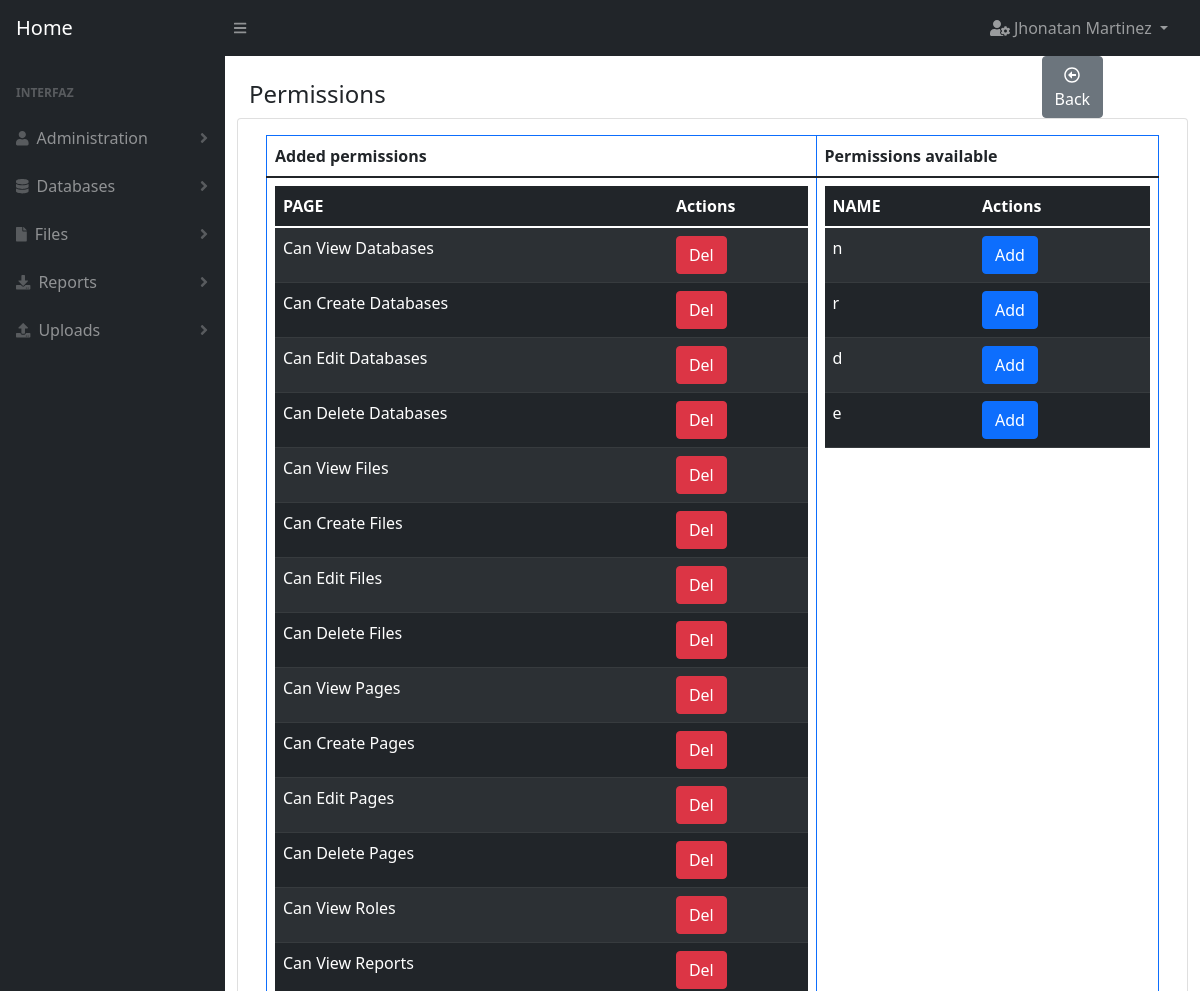
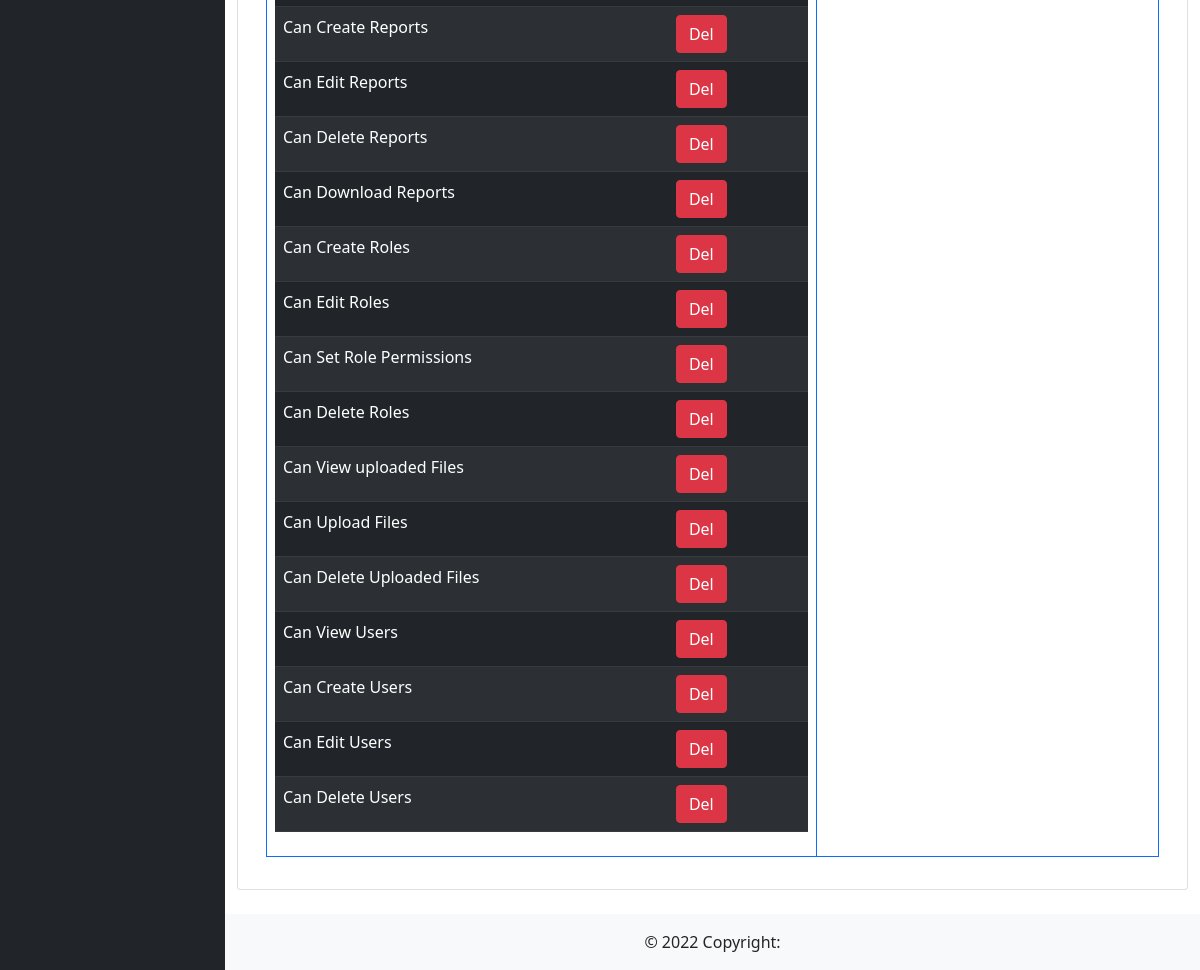
Screenshot of /permission/edit/1 (signed in) with the database file from the repository (2 pictures, top to bottom).
### user/models.py (models this page shows)
class User(db.Model):
    __tablename__ = 'users'
    id = db.Column(db.Integer, primary_key=True)
    full_name = db.Column(db.String(100))
    email = db.Column(db.String(100), unique=True)
    password = db.Column(db.String(100))
    is_admin = db.Column(db.Boolean)
    role_id = db.Column(db.Integer, db.ForeignKey('roles.id'), nullable=True)
    created_at = db.Column(db.DateTime, default=datetime.datetime.now)

### permission/models.py (models this page shows)
class Permission(db.Model):
    __tablename__ = 'permissions'
    id = db.Column(db.Integer, primary_key=True)
    role_id = db.Column(db.Integer, db.ForeignKey('roles.id'))
    page_id = db.Column(db.Integer, db.ForeignKey('pages.id'))
    created_at = db.Column(db.DateTime, default=datetime.datetime.now)

### page/models.py (models this page shows)
class Page(db.Model):
    __tablename__ = 'pages'
    id = db.Column(db.Integer, primary_key=True)
    route = db.Column(db.String(100), unique=True)
    name = db.Column(db.String(500))
    created_at = db.Column(db.DateTime, default=datetime.datetime.now)
    permissions = db.relationship('Permission', cascade='all, delete', backref='page')

### permission/routes.py (the view, shortened to what this page needs)
@permission.route(routes["edit"], methods=['GET', 'POST'])
@decorator(page=pages["edit"], url=pages["index"])
def edit(id=0):
    try:
        show_columns_pages = ['id', 'name']
        result = db.session.query(models.Permission, Role, Page).join(Role, Page).filter(Role.id == id).all()
        permissions_, pages_in = [], []
        for permission_, role, page in result:
            permissions_.append({"id": permission_.id, "page": page.name})
            pages_in.append(page.id)
        pages_ = Page.query.filter(Page.id.not_in(pages_in)).all()
        return render_template(templates["edit"], object_list=[permissions_, organize_data(pages_, show_columns_pages)])
    except Exception as exc:
        return show_error(pages["index"] + ': ' + str(exc))

### utils/auth.py (called while the page is built)
def has_permission(page):
    can_enter = False
    try:
        user = User.query.get(session['user_id'])
        if user.is_admin:
            can_enter = True
        else:
            page_id = Page.query.filter(Page.route == page).first().id
            permissions = Permission.query.filter_by(role_id=user.role_id, page_id=page_id).first()
            if permissions is not None:
                can_enter = True
    except Exception as exc:
        error_message = 'permission.queries.has_permission: ' + str(exc)
        print(error_message)
    finally:
        return can_enter

def decorator(page, url='index'):
    def _permissions(function):
        @wraps(function)
        def new_function(*args, **kwargs):
            if not has_permission(page=page):
                return show_message(id=1,
                                    url=url)
            return function(*args, **kwargs)
        return new_function
    return _permissions

### utils/main_functions.py (called while the page is built)
def organize_data(data_model, show_columns):
    object_list = []
    try:
        for row in data_model:
            dictionary = dict((column, getattr(row, column)) for column in row.__table__.columns.keys())
            delete_columns = []
            for key in dictionary.keys():
                if key not in show_columns:
                    delete_columns.append(key)
            for column in delete_columns:
                dictionary.pop(column)
            object_list.append(dictionary)
    except Exception as exc:
        error_message = __this + inspect.stack()[0][3] + ': ' + str(exc)
        print(error_message)
    finally:
        return object_list

### templates/permission/edit.html (shortened to what this page needs)
{% extends 'base/base.html' %}
{% block title%}
Permissions
{% endblock%}
{% block button1%}
<button type="button" class="btn btn-secondary" onclick="window.location.href='{{ url_for('role.index') }}'">
    <i class="far fa-arrow-alt-circle-left"></i>Back
</button>
{% endblock%}
{% block content %}
    <table class="table table-bordered border-primary">
        <thead>
            <tr>
                <th>Added permissions</th>
                <th>Permissions available</th>
            </tr>
        </thead>
        <tbody>
            <tr>
                <td>
                    {% if object_list.0%}
                    <table class="table table-dark table-striped">
                        <thead>
                            <tr>
                                {% for key in object_list.0.0 %}
                                    {% if key != 'id'%}
                                        <th>
                                            {{key.upper()}}
                                        </th>
                                    {% endif %}
                                {% endfor %}
                                <th>Actions</th>
                            </tr>
                        </thead>
                        <tbody>
                            <form action="" method="post">
                                {% for row in object_list.0 %}
                                <tr>
                                {% for key, value in row.items() %}
                                    {% if key != 'id'%}
                                    <td>
                                        {{value}}
                                    </td>
                                    {% endif %}
                                {% endfor %}
                                    <td>
                                        <button type="submit" name="submit_param" value="del.{{row.id}}" class="btn btn-danger">
                                            Del
                                        </button>
                                    </td>
                                </tr>
                                {% endfor %}
                            </form>
                        </tbody>
                    </table>
                    {% else %}
                        No records
                    {% endif %}
                </td>
                <td>
                    {% if object_list.1%}
                    <table class="table table-dark table-striped">
                        <thead>
                            <tr>
                                {% for key in object_list.1.0 %}
                                    {% if key != 'id'%}
                                        <th>
                                            {{key.upper()}}
                                        </th>
                                    {% endif %}
                                {% endfor %}
                                <th>Actions</th>
                            </tr>
                        </thead>
                        <tbody>
                            <form action="" method="post">
                                {% for row in object_list.1 %}
                                <tr>
                                {% for key, value in row.items() %}
                                    {% if key != 'id'%}
                                    <td>
                                        {{value}}
                                    </td>
                                    {% endif %}
                                {% endfor %}
                                    <td>
                                        <button type="submit" name="submit_param" value="add.{{row.id}}" class="btn btn-primary">
                                            Add
                                        </button>
                                    </td>
                                </tr>
                                {% endfor %}
                            </form>
                        </tbody>
                    </table>
                    {% else %}
                        No records
                    {% endif %}
                </td>
            </tr>
        </tbody>
    </table>
{% endblock %}

### templates/base/base.html (shortened to what this page needs)
<!DOCTYPE html>
<html lang="es">
<head>
    <link rel='stylesheet' href= "{{url_for('static', filename='css/styles.css')}}"/>
    <link rel='stylesheet' href= "{{url_for('static', filename='css/bootstrap.min.css')}}">
</head>
<body >
    <nav class="sb-topnav navbar navbar-expand navbar-dark bg-dark">
        <a class="navbar-brand ps-3" href="{{ url_for('index') }}">Home</a>
        <button class="btn btn-link btn-sm order-1 order-lg-0 me-4 me-lg-0" id="sidebarToggle" href="#"><i class="fas fa-bars"></i></button>
        <ul class="navbar-nav ms-auto ms-md-0 me-3 me-lg-4">
            <li class="nav-item dropdown">
                <a class="nav-link dropdown-toggle" id="navbarDropdown" href="#" role="button" data-bs-toggle="dropdown" aria-expanded="false">
                    <i class="fas fa-user-cog"></i> {{session['user']}}
                </a>
            </li>
        </ul>
    </nav>
    <div id="layoutSidenav">
        <div id="layoutSidenav_nav">
            <nav class="sb-sidenav accordion sb-sidenav-dark" id="sidenavAccordion">
                <div class="sb-sidenav-menu">
                    <div class="nav">
                        <div class="sb-sidenav-menu-heading">Interfaz</div>
                         <a class="nav-link collapsed" href="#" data-bs-toggle="collapse" data-bs-target="#collapseUsers" aria-expanded="false" aria-controls="collapseLayouts">
                            <div class="sb-nav-link-icon"><i class="fa fa-user"></i></div>
                            Administration
                            <div class="sb-sidenav-collapse-arrow"><i class="fas fa-angle-down"></i></div>
                        </a>
                        <a class="nav-link collapsed" href="#" data-bs-toggle="collapse" data-bs-target="#collapseDataBases" aria-expanded="false" aria-controls="collapseLayouts">
                            <div class="sb-nav-link-icon"><i class="fa fa-database"></i></div>
                            Databases
                            <div class="sb-sidenav-collapse-arrow"><i class="fas fa-angle-down"></i></div>
                        </a>
                         <a class="nav-link collapsed" href="#" data-bs-toggle="collapse" data-bs-target="#collapseFiles" aria-expanded="false" aria-controls="collapseLayouts">
                            <div class="sb-nav-link-icon"><i class="fa fa-file"></i></div>
                            Files
                            <div class="sb-sidenav-collapse-arrow"><i class="fas fa-angle-down"></i></div>
                        </a>
                        <a class="nav-link collapsed" href="#" data-bs-toggle="collapse" data-bs-target="#collapseReports" aria-expanded="false" aria-controls="collapseLayouts">
                            <div class="sb-nav-link-icon"><i class="fas fa-download"></i></div>
                            Reports
                            <div class="sb-sidenav-collapse-arrow"><i class="fas fa-angle-down"></i></div>
                        </a>
                        <a class="nav-link collapsed" href="#" data-bs-toggle="collapse" data-bs-target="#collapseUploads" aria-expanded="false" aria-controls="collapseLayouts">
                            <div class="sb-nav-link-icon"><i class="fas fa-upload"></i></div>
                            Uploads
                            <div class="sb-sidenav-collapse-arrow"><i class="fas fa-angle-down"></i></div>
                        </a>
                    </div>
                </div>
            </nav>
        </div>
        <div id="layoutSidenav_content">
            <main>
                <div class="container-fluid px-4">
                    <div class="row">
                        <div class="col-10">
                            <h4 class="mt-4">
                                {% block title %}{% endblock %}
                            </h4>
                        </div>
                        <div class="col-1">
                        {% block button1 %}
                        {% endblock %}
                        </div>
                        <div class="col-1">
                        </div>
                    </div>
                    <div class="row">
                        <div class="card mb-4">
                            <div class="card-body">
                            {% block content %}{% endblock %}
                            </div>
                        </div>
                    </div>
                </div>
            </main>
            <footer class="bg-light text-center text-lg-start">
                <div class="text-center p-3" style="background-color: rgba(0, 0, 0, 0);">
                  © 2022 Copyright:
                </div>
            </footer>
        </div>
    </div>
</body>
</html>

### rows the page displays
User: user "Jhonatan Martinez"
Permission: name "Can View Databases"
Permission: name "Can Create Databases"
Permission: name "Can Edit Databases"
Permission: name "Can Delete Databases"
Permission: name "Can View Files"
Permission: name "Can Create Files"
Permission: name "Can Edit Files"
Permission: name "Can Delete Files"
Permission: name "Can View Pages"
Permission: name "Can Create Pages"
Permission: name "Can Edit Pages"
Permission: name "Can Delete Pages"
Permission: name "Can View Roles"
Permission: name "Can View Reports"
Permission: name "Can Create Reports"
Permission: name "Can Edit Reports"
Permission: name "Can Delete Reports"
Permission: name "Can Download Reports"
Permission: name "Can Create Roles"
Permission: name "Can Edit Roles"
Permission: name "Can Set Role Permissions"
Permission: name "Can Delete Roles"
Permission: name "Can View uploaded Files"
Permission: name "Can Upload Files"
Permission: name "Can Delete Uploaded Files"
Permission: name "Can View Users"
Permission: name "Can Create Users"
Permission: name "Can Edit Users"
Permission: name "Can Delete Users"

### other values shown
{{ key.upper() }} "PAGE"
{{ key.upper() }} "NAME"
{{ value }} "n" "r" "d" "e"
